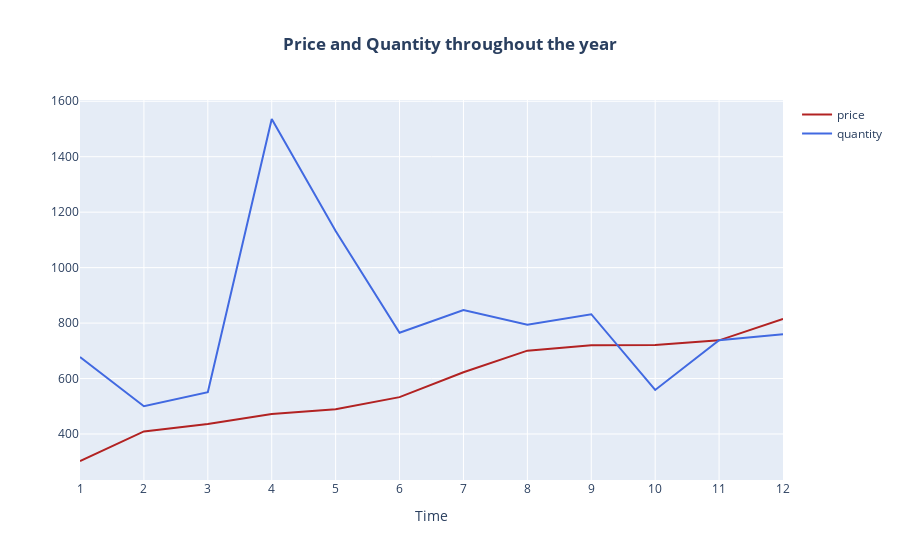

The cell this chart's notebook holds for it:
### Code cell
fig2 = go.Figure()
d = data[data['item_name']=='كابو زبادي جامد 800 جرام']
r1 = d.groupby(['month'], as_index=False).sum()
r = d.groupby(['month'], as_index=False).mean()
fig2.add_trace(go.Scatter(x=r["month"], y=r["price"], name='price', mode="lines", line = dict(color='firebrick')))
fig2.add_trace(go.Scatter(x=r["month"], y=r1["quantity"], name='quantity', mode="lines", line = dict(color='royalblue')))
fig2.update_layout(title='<b>Price and Quantity throughout the year</b>',
                   xaxis_title='Time',
                   )
fig2.update_layout(xaxis= dict(
        tickmode = 'array',
        tickvals = [1, 2, 3, 4, 5, 6, 7, 8, 9, 10, 11, 12],
        ticktext = [1, 2, 3, 4, 5, 6, 7, 8, 9, 10, 11, 12])
      , title_x = 0.5)
fig2.show()

### Figure 1 — Plotly figure (JSON) as saved in the notebook; plotly's stock layout.template omitted (floating-point values rounded to 4 significant figures)
{"data": [{"line": {"color": "firebrick"}, "mode": "lines", "name": "price", "type": "scatter", "x": [1, 2, 3, 4, 5, 6, 7, 8, 9, 10, 11, 12], "y": [302.7, 409.3, 436.4, 472.2, 489.7, 533.0, 622.7, 700.7, 720.2, 720.7, 737.8, 815.2]}, {"line": {"color": "royalblue"}, "mode": "lines", "name": "quantity", "type": "scatter", "x": [1, 2, 3, 4, 5, 6, 7, 8, 9, 10, 11, 12], "y": [678, 500, 551, 1536, 1132, 765, 847, 794, 832, 559, 738, 760]}], "layout": {"title": {"text": "<b>Price and Quantity throughout the year</b>", "x": 0.5}, "xaxis": {"tickmode": "array", "ticktext": [1, 2, 3, 4, 5, 6, 7, 8, 9, 10, 11, 12], "tickvals": [1, 2, 3, 4, 5, 6, 7, 8, 9, 10, 11, 12], "title": {"text": "Time"}}}}
